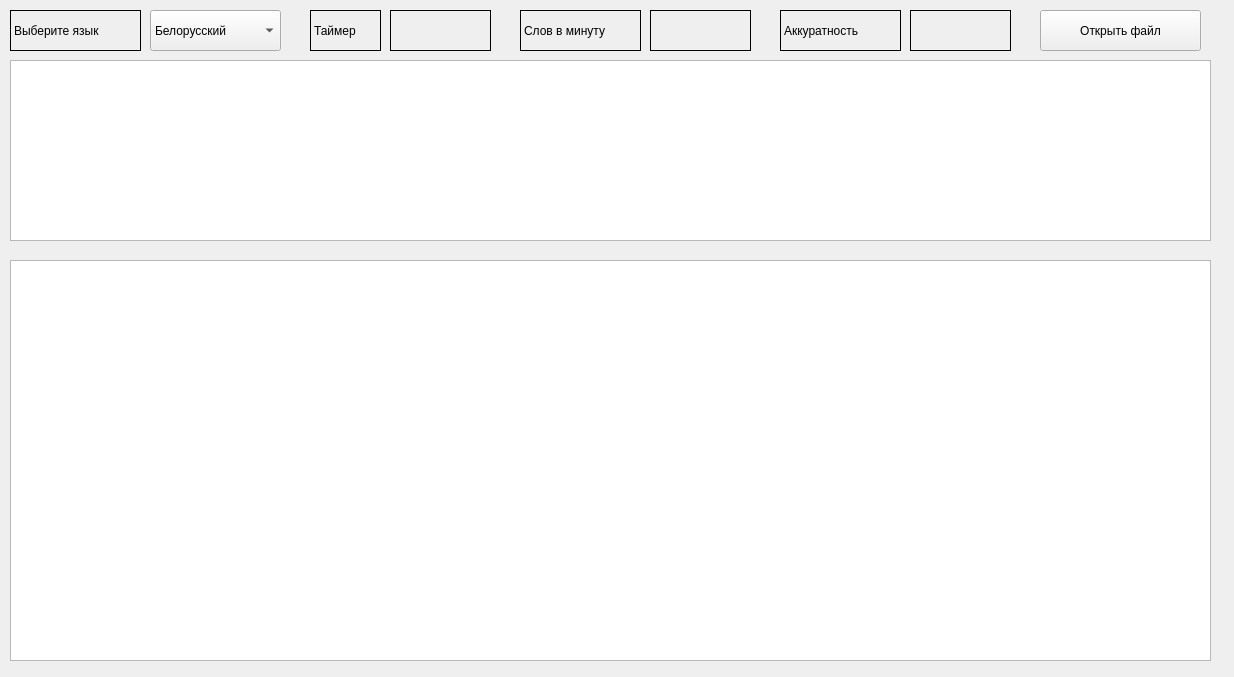
<?xml version="1.0" encoding="UTF-8"?>
<ui version="4.0">
 <class>MainWindow</class>
 <widget class="QMainWindow" name="MainWindow">
  <property name="geometry">
   <rect>
    <x>0</x>
    <y>0</y>
    <width>1234</width>
    <height>677</height>
   </rect>
  </property>
  <property name="minimumSize">
   <size>
    <width>100</width>
    <height>100</height>
   </size>
  </property>
  <property name="windowTitle">
   <string>MainWindow</string>
  </property>
  <widget class="QWidget" name="centralwidget">
   <widget class="QComboBox" name="comboBox">
    <property name="geometry">
     <rect>
      <x>150</x>
      <y>10</y>
      <width>131</width>
      <height>41</height>
     </rect>
    </property>
    <item>
     <property name="text">
      <string>Белорусский</string>
     </property>
    </item>
    <item>
     <property name="text">
      <string>Арабский</string>
     </property>
    </item>
    <item>
     <property name="text">
      <string>Немецкий</string>
     </property>
    </item>
    <item>
     <property name="text">
      <string>Французский</string>
     </property>
    </item>
    <item>
     <property name="text">
      <string>Китайский</string>
     </property>
    </item>
    <item>
     <property name="text">
      <string>Иврит</string>
     </property>
    </item>
    <item>
     <property name="text">
      <string>Русский</string>
     </property>
    </item>
   </widget>
   <widget class="QLabel" name="label">
    <property name="geometry">
     <rect>
      <x>10</x>
      <y>10</y>
      <width>131</width>
      <height>41</height>
     </rect>
    </property>
    <property name="frameShape">
     <enum>QFrame::Panel</enum>
    </property>
    <property name="text">
     <string>Выберите язык</string>
    </property>
   </widget>
   <widget class="QLabel" name="TimerLabel">
    <property name="geometry">
     <rect>
      <x>390</x>
      <y>10</y>
      <width>101</width>
      <height>41</height>
     </rect>
    </property>
    <property name="font">
     <font>
      <pointsize>15</pointsize>
     </font>
    </property>
    <property name="frameShape">
     <enum>QFrame::Panel</enum>
    </property>
    <property name="text">
     <string/>
    </property>
   </widget>
   <widget class="QLabel" name="label_2">
    <property name="geometry">
     <rect>
      <x>310</x>
      <y>10</y>
      <width>71</width>
      <height>41</height>
     </rect>
    </property>
    <property name="frameShape">
     <enum>QFrame::Panel</enum>
    </property>
    <property name="text">
     <string>Таймер</string>
    </property>
   </widget>
   <widget class="QLabel" name="label_3">
    <property name="geometry">
     <rect>
      <x>520</x>
      <y>10</y>
      <width>121</width>
      <height>41</height>
     </rect>
    </property>
    <property name="frameShape">
     <enum>QFrame::Panel</enum>
    </property>
    <property name="text">
     <string>Слов в минуту</string>
    </property>
   </widget>
   <widget class="QLabel" name="WPMLabel">
    <property name="geometry">
     <rect>
      <x>650</x>
      <y>10</y>
      <width>101</width>
      <height>41</height>
     </rect>
    </property>
    <property name="font">
     <font>
      <pointsize>15</pointsize>
     </font>
    </property>
    <property name="frameShape">
     <enum>QFrame::Panel</enum>
    </property>
    <property name="text">
     <string/>
    </property>
   </widget>
   <widget class="QTextEdit" name="mainText">
    <property name="geometry">
     <rect>
      <x>10</x>
      <y>60</y>
      <width>1201</width>
      <height>181</height>
     </rect>
    </property>
    <property name="font">
     <font>
      <family>Noto Serif CJK TC</family>
      <pointsize>14</pointsize>
     </font>
    </property>
    <property name="readOnly">
     <bool>true</bool>
    </property>
    <property name="html">
     <string>&lt;!DOCTYPE HTML PUBLIC &quot;-//W3C//DTD HTML 4.0//EN&quot; &quot;http://www.w3.org/TR/REC-html40/strict.dtd&quot;&gt;
&lt;html&gt;&lt;head&gt;&lt;meta name=&quot;qrichtext&quot; content=&quot;1&quot; /&gt;&lt;meta charset=&quot;utf-8&quot; /&gt;&lt;style type=&quot;text/css&quot;&gt;
p, li { white-space: pre-wrap; }
hr { height: 1px; border-width: 0; }
li.unchecked::marker { content: &quot;\2610&quot;; }
li.checked::marker { content: &quot;\2612&quot;; }
&lt;/style&gt;&lt;/head&gt;&lt;body style=&quot; font-family:'Noto Serif CJK TC'; font-size:14pt; font-weight:400; font-style:normal;&quot;&gt;
&lt;p style=&quot;-qt-paragraph-type:empty; margin-top:0px; margin-bottom:0px; margin-left:0px; margin-right:0px; -qt-block-indent:0; text-indent:0px; font-family:'Ubuntu'; font-size:11pt;&quot;&gt;&lt;br /&gt;&lt;/p&gt;&lt;/body&gt;&lt;/html&gt;</string>
    </property>
   </widget>
   <widget class="QGraphicsView" name="graphicsView">
    <property name="geometry">
     <rect>
      <x>10</x>
      <y>260</y>
      <width>1201</width>
      <height>401</height>
     </rect>
    </property>
   </widget>
   <widget class="QPushButton" name="OpenButton">
    <property name="geometry">
     <rect>
      <x>1040</x>
      <y>10</y>
      <width>161</width>
      <height>41</height>
     </rect>
    </property>
    <property name="text">
     <string>Открыть файл</string>
    </property>
   </widget>
   <widget class="QLabel" name="accurancy">
    <property name="geometry">
     <rect>
      <x>910</x>
      <y>10</y>
      <width>101</width>
      <height>41</height>
     </rect>
    </property>
    <property name="font">
     <font>
      <pointsize>15</pointsize>
     </font>
    </property>
    <property name="frameShape">
     <enum>QFrame::Panel</enum>
    </property>
    <property name="text">
     <string/>
    </property>
   </widget>
   <widget class="QLabel" name="label_4">
    <property name="geometry">
     <rect>
      <x>780</x>
      <y>10</y>
      <width>121</width>
      <height>41</height>
     </rect>
    </property>
    <property name="frameShape">
     <enum>QFrame::Panel</enum>
    </property>
    <property name="text">
     <string>Аккуратность</string>
    </property>
   </widget>
   <zorder>comboBox</zorder>
   <zorder>label</zorder>
   <zorder>TimerLabel</zorder>
   <zorder>label_2</zorder>
   <zorder>label_3</zorder>
   <zorder>WPMLabel</zorder>
   <zorder>mainText</zorder>
   <zorder>OpenButton</zorder>
   <zorder>accurancy</zorder>
   <zorder>label_4</zorder>
   <zorder>graphicsView</zorder>
  </widget>
 </widget>
 <resources/>
 <connections/>
</ui>
